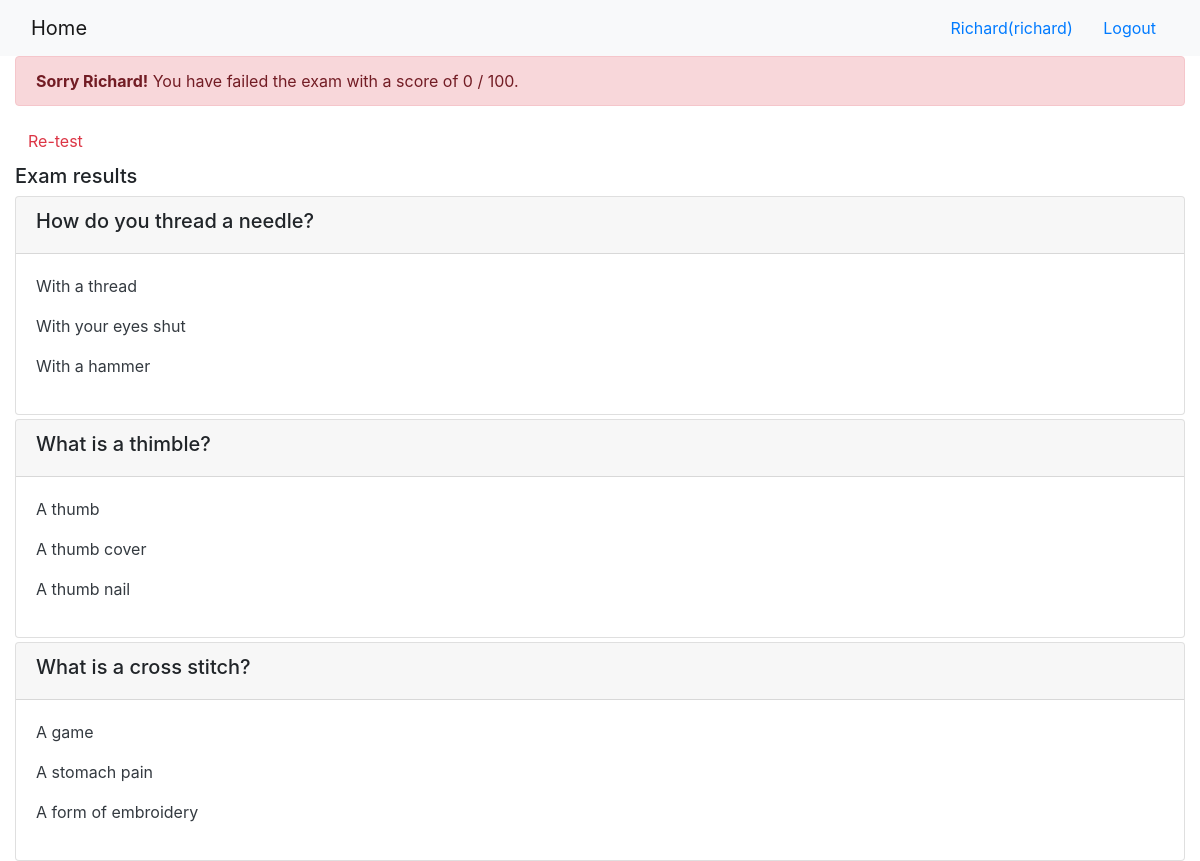
The page /onlinecourse/1/submission/1/result/ (signed in) on the database its author committed.
### onlinecourse/models.py (models this page shows)
class Question(models.Model):
    course = models.ManyToManyField(Course)
    text = models.CharField(max_length=100)
    grade = models.IntegerField(default=0)
    def is_get_score(self, selected_ids):
        all_correct_answers = self.choice_set.filter(correct=True).count()
        selected_correct = self.choice_set.filter(correct=True, id__in=selected_ids).count()
        selected_incorrect = self.choice_set.filter(correct=False, id__in=selected_ids).count()
        if all_correct_answers == selected_correct - selected_incorrect:
            return True
        else:
            return False

class Choice(models.Model):
    question = models.ManyToManyField(Question)
    text = models.CharField(max_length=100)
    correct = models.BooleanField(default=False)

### onlinecourse/views.py (the view)
def show_exam_result(request, course_id, submission_id):
    course = get_object_or_404(Course, pk=course_id)
    submission = get_object_or_404(Submission, pk=submission_id)
    choices = submission.choices.all()
    actual_score = 0
    max_grade = 0
    for question in course.question_set.all():
        max_grade += question.grade
        if question.is_get_score(choices):
            actual_score += question.grade
    context = {
        "course": course,
        "choices": choices,
        "grade": int((actual_score/max_grade)*100)}
    return render(request, 'onlinecourse/exam_result_bootstrap.html', context)

### onlinecourse/templates/onlinecourse/exam_result_bootstrap.html (shortened to what this page needs)
<!DOCTYPE html>
<html lang="en">
<head>
    {% load static %}
    <link rel="stylesheet" href="https://maxcdn.bootstrapcdn.com/bootstrap/4.5.2/css/bootstrap.min.css">
</head>
<body>
 <nav class="navbar navbar-light bg-light">
    <div class="container-fluid">
        <div class="navbar-header">
              <a class="navbar-brand" href="{% url 'onlinecourse:index' %}">Home</a>
        </div>
        <ul class="nav navbar-nav navbar-right">
            {% if user.is_authenticated %}
            <li>
                <a class="btn btn-link" href="#">{{ user.first_name }}({{ user.username }})</a>
                <a class="btn btn-link" href="{% url 'onlinecourse:logout' %}">Logout</a>
            </li>
            {% endif %}
        </ul>
    </div>
</nav>
<div class="container-fluid">
    {% if grade > 80 %}
        <div class="alert alert-success">
            <strong>Congratulations {{ user.first_name }}!</strong>  You have passed the exam and completed the course with a score of {{ grade }} / 100.
        </div>
    {% else %}
        <div class="alert alert-danger">
            <strong>Sorry {{ user.first_name }}!</strong>  You have failed the exam with a score of {{ grade }} / 100.
        </div>
        <a class="btn btn-link text-danger"
	    href="{% url 'onlinecourse:course_details' course.id %}">Re-test</a>
    {% endif %}
    <div class="card-columns-vertical mt-1">
        <h5 class="">Exam results</h5>
        {% for question in course.question_set.all %}
            <div class="card mt-1">
                <div class="card-header">
                    <h5>{{question.text}}</h5>
                </div>
                <div class="card-body">
                    {% for choice in question.choice_set.all %}
                        {% if choice in choices and choice.correct %}
                            <p class="text-success">{{choice.text}} (Correct selection)</p>
                        {% elif choice in choices and not choice.correct %}
                            <p class="text-danger">{{choice.text}} (Incorrect selection)</p>
                        {% else %}
                            <p class="text-dark">{{choice.text}}</p>
                        {% endif %}
                    {% endfor %}
                </div>
            </div>
        {% endfor %}
    </div>
</div>
</body>
</html>

### rows shown on the page
Question: text "How do you thread a needle?"
Choice: text "With a thread"
Choice: text "With your eyes shut"
Choice: text "With a hammer"
Question: text "What is a thimble?"
Choice: text "A thumb"
Choice: text "A thumb cover"
Choice: text "A thumb nail"
Question: text "What is a cross stitch?"
Choice: text "A game"
Choice: text "A stomach pain"
Choice: text "A form of embroidery"

### other values the page prints
{{ user.first_name }} "Richard"
{{ user.username }} "richard"
{{ grade }} "0"
